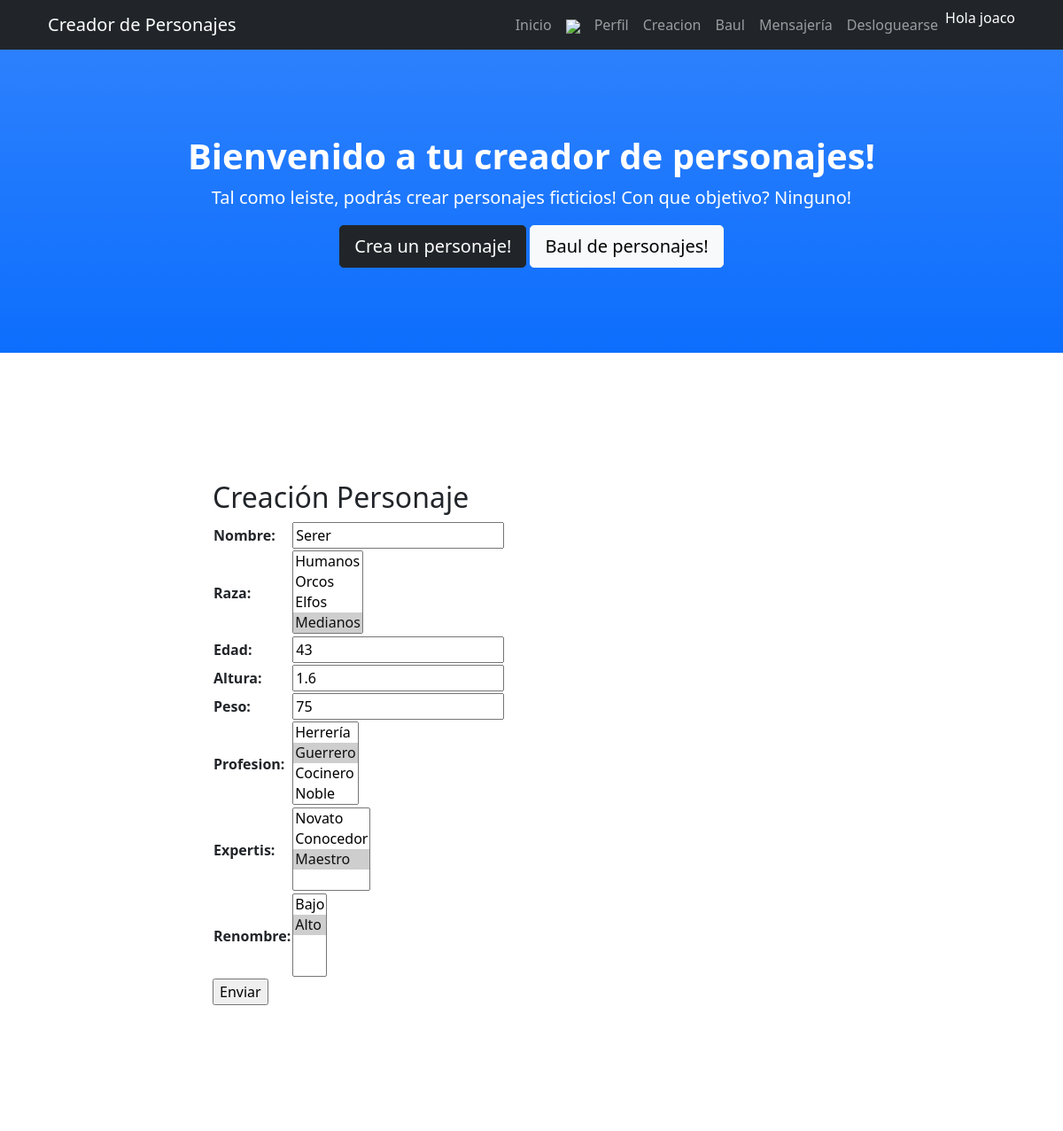
Page /PersonajesApp/editarPersonaje/1/1/1/ (signed in, upper part) on the earlier database version.
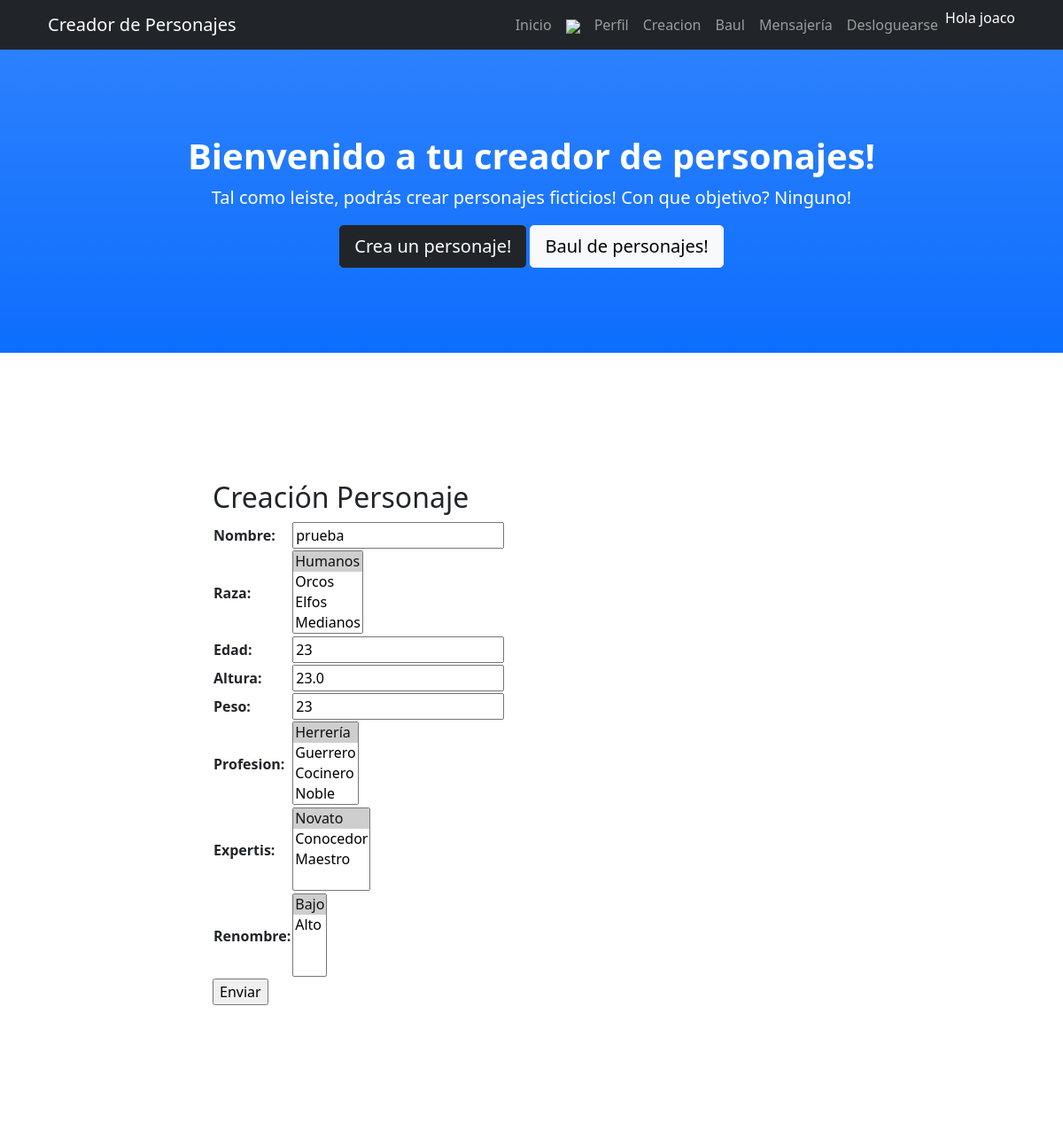
Same page on the later database version.
### PersonajesApp/models.py (models this page shows, shortened)
class DatosPersonaje(models.Model):
    idPersonaje = models.AutoField(primary_key=True)
    nombre=models.CharField(max_length=50)
    raza=models.CharField(max_length=50)
    edad = models.IntegerField()
    altura = models.FloatField()
    peso = models.IntegerField()
    usuario = models.CharField(max_length=50)

### PersonajesApp/views.py (the view)
# urls.py: path("editarPersonaje/<personaje_id>/<profesion_id>/<familia_id>/",editarPersonaje, name="editarPersonaje"),
@login_required
def editarPersonaje(request, personaje_id,profesion_id,familia_id):
    personaje = DatosPersonaje.objects.get(idPersonaje= personaje_id)
    profesion = DatosProfesion.objects.get(idProfesion= profesion_id)
    if request.method == "POST":
        formulario_personaje = CrearPj(request.POST)
        if formulario_personaje.is_valid():
            informacion = formulario_personaje.cleaned_data
            personaje.nombre = informacion["nombre"]
            personaje.raza= informacion["raza"][0]
            personaje.edad =  informacion["edad"]
            personaje.altura =  informacion["altura"]
            personaje.peso =  informacion["peso"]
            profesion.profesion =  informacion["profesion"][0]
            profesion.expertis =  informacion["expertis"][0]
            profesion.renombre =  informacion["renombre"][0]
            personaje.save()
            profesion.save()
        return render(request,"inicio.html",{"mensaje":"Edicion lograda con éxito!"})
    else:
        personaje = CrearPj(initial={"nombre":personaje.nombre,"raza":personaje.raza,"edad":personaje.edad,"altura":personaje.altura,"peso":personaje.peso,"profesion":profesion.profesion,"expertis":profesion.expertis,"renombre":profesion.renombre})
    return render(request,"creacionPj.html",{"creacion":personaje,"avatar":obtener_avatar(request)})

### PersonajesApp/forms.py
class CrearPj(forms.Form):
    nombre = forms.CharField(max_length=50)
    raza=forms.MultipleChoiceField(choices = OPCIONES_RAZAS)
    edad = forms.IntegerField()
    altura = forms.FloatField()
    peso = forms.IntegerField()
    profesion = forms.MultipleChoiceField(choices = OPCIONES_PROFESIONES_PJ)
    expertis = forms.MultipleChoiceField(choices = OPCIONES_EXPERTIS)
    renombre = forms.MultipleChoiceField(choices = OPCIONES_RENOMBRE)

### AppPerfiles/views.py (called while the page is built)
def obtener_avatar(request):
    if request.user.is_authenticated:
        lista = Avatar.objects.filter(user=request.user)
        if len(lista)!= 0:
            imagen=lista[0].imagen.url
        else:
            imagen = "http://clipart-library.com/images_k/silhouette-head-shot/silhouette-head-shot-18.jpg"
    else:
        imagen= "http://clipart-library.com/images_k/silhouette-head-shot/silhouette-head-shot-18.jpg"
    return imagen

### PersonajesApp/templates/creacionPj.html (shortened to what this page needs)
{% extends './padre.html' %} {% load static %} {% block contenidoEleccion %}
<section id="about">
  <div class="container px-4">
    <div class="row gx-4 justify-content-center">
      <div class="col-lg-8" id="crearPJ">
        <h2>Creación Personaje</h2>
        <form action="" method="POST">
          <table>
            {{ creacion.as_table }}
          </table>
          <input type="submit" value="Enviar" />
        </form>
      </div>
    </div>
  </div>
</section>
{% endblock %}

Differences in the rows shown:
changed DatosPersonaje: nombre "Serer" → "prueba"; raza "Humanos / Orcos / Elfos / Medianos ☑" → "Humanos ☑ / Orcos / Elfos / Medianos"; edad "43" → "23"; altura "1.6" → "23.0"; peso "75" → "23"
Other differences:
form field profesion: "Herrería / Guerrero ☑ / Cocinero / Noble" → "Herrería ☑ / Guerrero / Cocinero / Noble"
form field expertis: "Novato / Conocedor / Maestro ☑" → "Novato ☑ / Conocedor / Maestro"
form field renombre: "Bajo / Alto ☑" → "Bajo ☑ / Alto"
